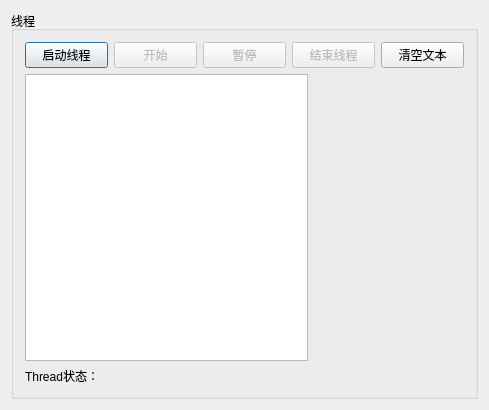
<?xml version="1.0" encoding="UTF-8"?>
<ui version="4.0">
 <class>Dialog</class>
 <widget class="QDialog" name="Dialog">
  <property name="geometry">
   <rect>
    <x>0</x>
    <y>0</y>
    <width>489</width>
    <height>410</height>
   </rect>
  </property>
  <property name="windowTitle">
   <string>多线程，使用QMutex</string>
  </property>
  <layout class="QVBoxLayout" name="verticalLayout_2">
   <item>
    <widget class="QGroupBox" name="groupBox">
     <property name="title">
      <string>线程</string>
     </property>
     <layout class="QVBoxLayout" name="verticalLayout">
      <item>
       <layout class="QHBoxLayout" name="horizontalLayout">
        <item>
         <widget class="QPushButton" name="btnStartThread">
          <property name="text">
           <string>启动线程</string>
          </property>
         </widget>
        </item>
        <item>
         <widget class="QPushButton" name="btnDiceBegin">
          <property name="enabled">
           <bool>false</bool>
          </property>
          <property name="text">
           <string>开始</string>
          </property>
         </widget>
        </item>
        <item>
         <widget class="QPushButton" name="btnDiceEnd">
          <property name="enabled">
           <bool>false</bool>
          </property>
          <property name="text">
           <string>暂停</string>
          </property>
         </widget>
        </item>
        <item>
         <widget class="QPushButton" name="btnStopThread">
          <property name="enabled">
           <bool>false</bool>
          </property>
          <property name="text">
           <string>结束线程</string>
          </property>
         </widget>
        </item>
        <item>
         <widget class="QPushButton" name="btnClear">
          <property name="text">
           <string>清空文本</string>
          </property>
         </widget>
        </item>
       </layout>
      </item>
      <item>
       <layout class="QHBoxLayout" name="horizontalLayout_3">
        <item>
         <widget class="QPlainTextEdit" name="plainTextEdit"/>
        </item>
        <item>
         <widget class="QLabel" name="LabPic">
          <property name="minimumSize">
           <size>
            <width>150</width>
            <height>0</height>
           </size>
          </property>
          <property name="text">
           <string/>
          </property>
          <property name="pixmap">
           <pixmap resource="res.qrc">:/dice/images/d0.jpg</pixmap>
          </property>
         </widget>
        </item>
       </layout>
      </item>
      <item>
       <widget class="QLabel" name="LabA">
        <property name="text">
         <string>Thread状态：</string>
        </property>
       </widget>
      </item>
     </layout>
    </widget>
   </item>
  </layout>
 </widget>
 <layoutdefault spacing="6" margin="11"/>
 <resources>
  <include location="res.qrc"/>
 </resources>
 <connections/>
</ui>
